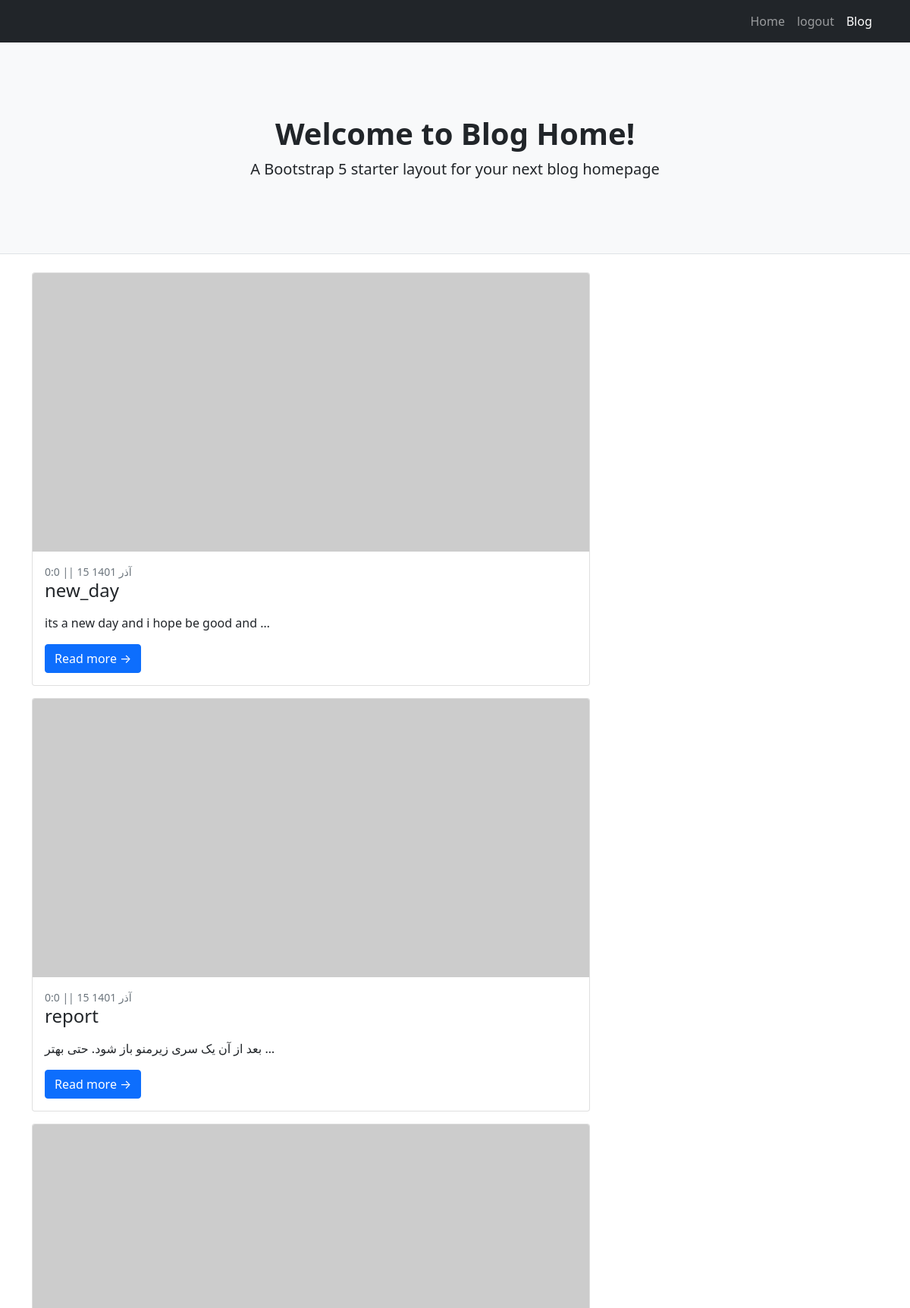
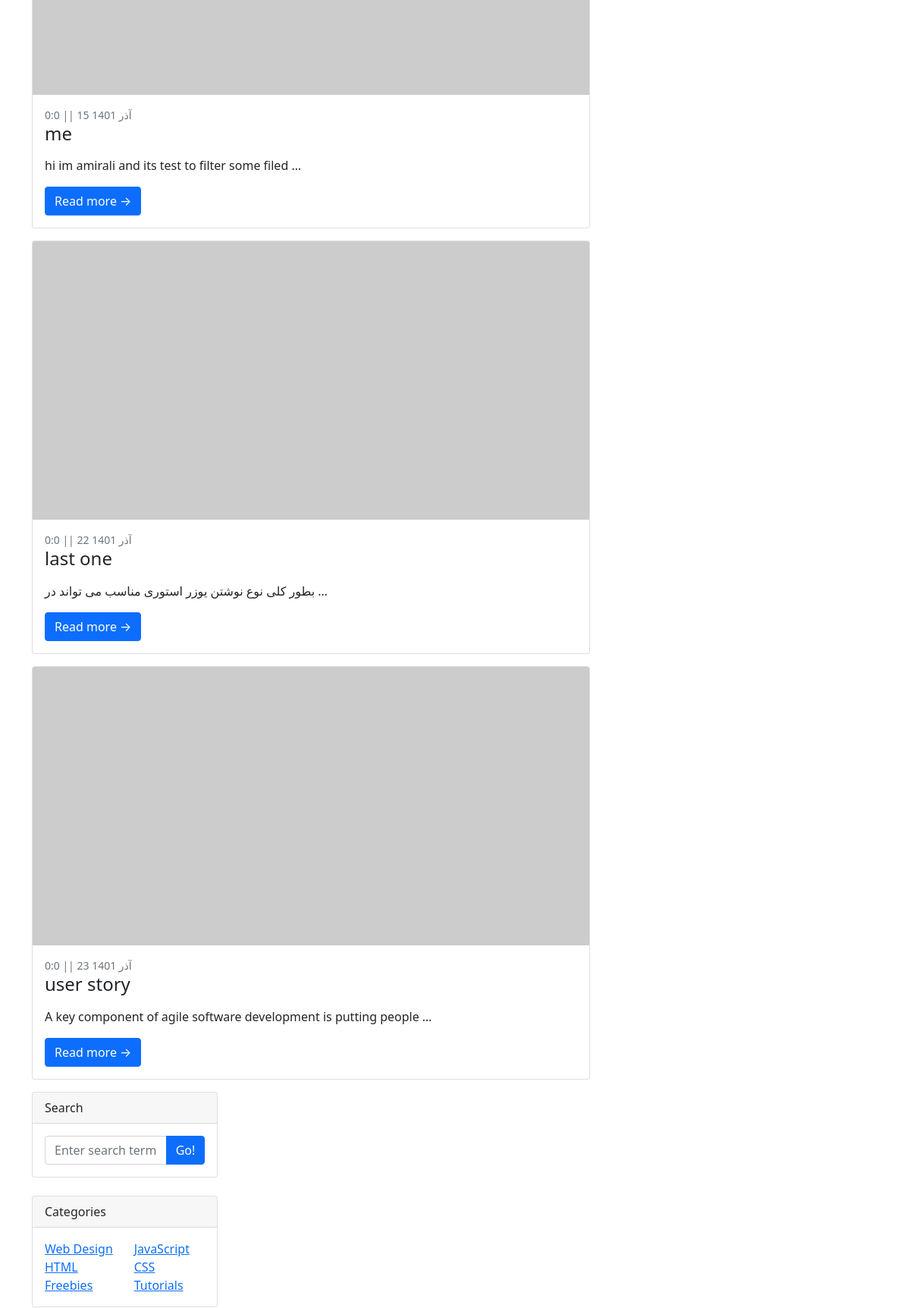
/ (upper part), run on an earlier commit of the app's database (2 pictures, top to bottom).
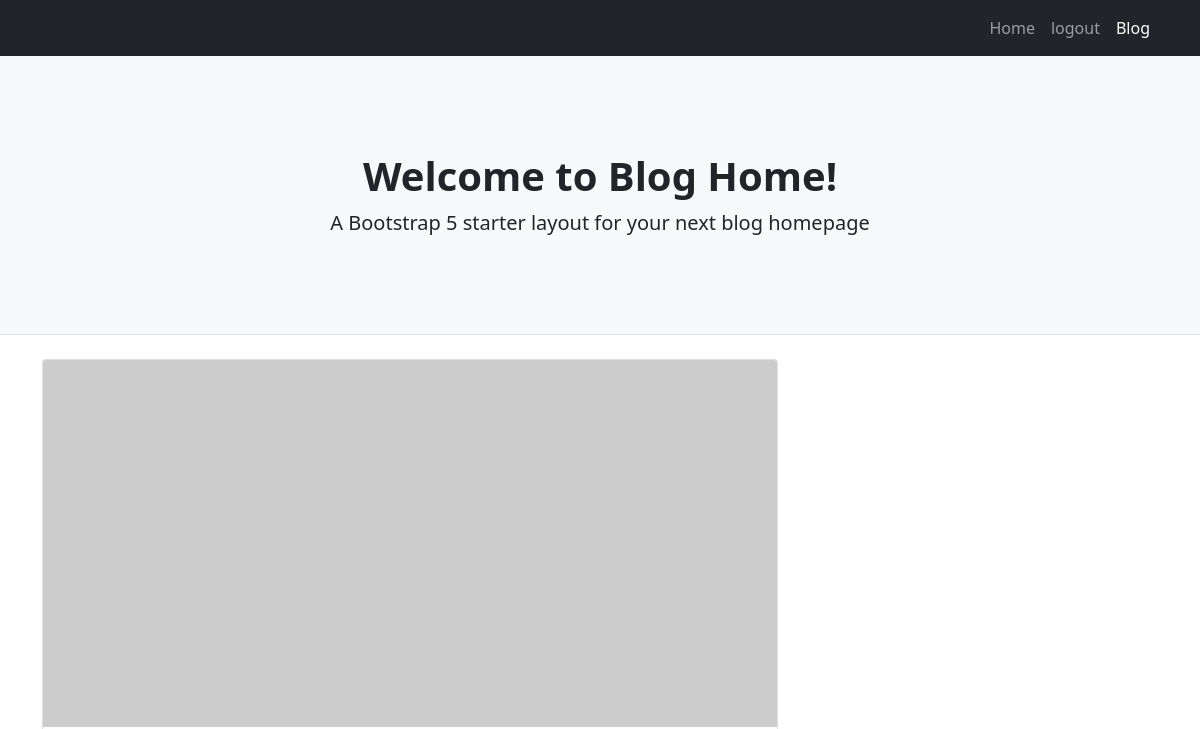
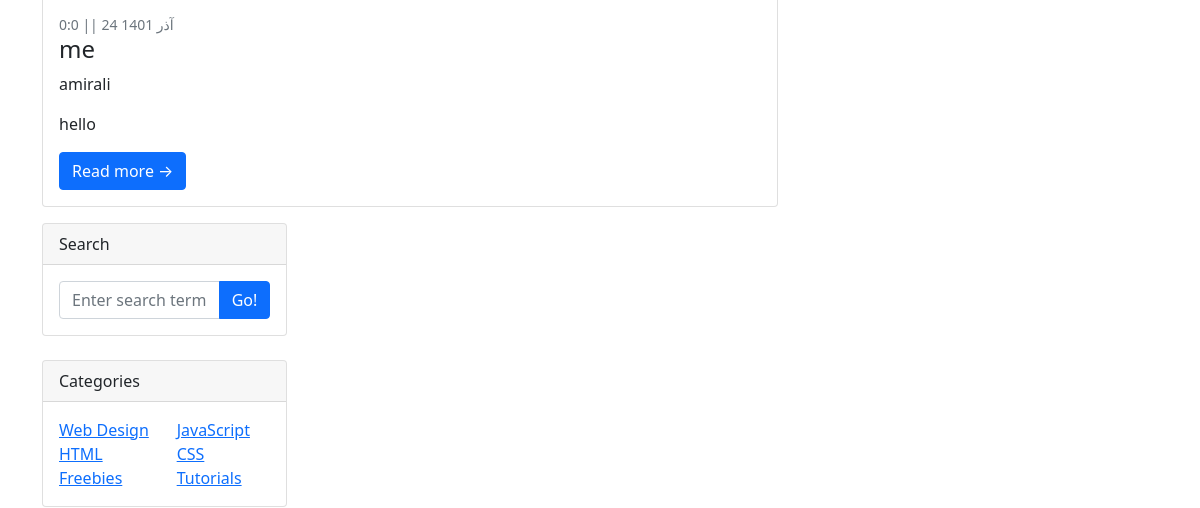
And on a later commit of the database (2 pictures, top to bottom).
### blog/models.py (models this page shows, shortened)
class Article(models.Model):
    STATUS_CHOICES=(
        ('d','draft'),
        ("p",'publish')
    )
    creator = models.ForeignKey(User,on_delete=models.SET_NULL,null=True)
    title = models.CharField(max_length=200)
    slug = models.SlugField(max_length=100,unique=True)
    category = models.ManyToManyField(Category)
    descriptions = models.TextField()
    publish= models.DateTimeField(default=timezone.now)
    created = models.DateTimeField(auto_now_add=True)
    updated = models.DateTimeField(auto_now=True)
    status = models.CharField(max_length=1,choices=STATUS_CHOICES)
    class Meta:
        ordering = ["-publish"]
    def jalali_get_publish(self):
         return jalali_converter(self.publish)
    jalali_get_publish.short_description = "date published"

### blog/views.py (the view)
# urls.py: path('',home,name="home"),
def home(request):
    posts= {
        "posts": Article.objects.filter(status="p").order_by('publish')
    }
    return render(request,"htmls_file/home.html",posts)

### blog/templatetags/base_tag.py (called while the page is built)
@register.inclusion_tag("htmls_file/partial/navbar_tag.html")
def category_navbar():
    return {"category":Category.objects.filter(status = True)}

### extensions/jalali.py (called while the page is built)
    def persian_tuple(self):
        return self.persian_year, self.persian_month, self.persian_day

### extensions/utils.py (called while the page is built)
def jalali_converter(date):
    date_to_str = "{},{},{}".format(date.year,date.month,date.day)
    date_to_tuple = jalali.Gregorian(date_to_str).persian_tuple()
    date_to_list = list(date_to_tuple)
    for index , month in enumerate(ir_month):
        if date_to_list[1] == index+1:
            date_to_list[1]= month
            break
    output = f" ||  {date_to_list[2]} {date_to_list[1]} {date_to_list[0]}"
    output2 = f"    {date.hour}:{date.minute} "
    retu = [output,output2]
    return retu[1] + retu[0]

### blog/templates/htmls_file/home.html (shortened to what this page needs)
{%extends 'htmls_file/base.html'%}
{%block main%}
        <div class="container">
            <div class="row">
                <div class="col-lg-8">
                  {%for post in posts%}
                  <div class="card mb-3">
                      <a href="#!"><img class="card-img-top" src="https://dummyimage.com/700x350/dee2e6/6c757d.jpg" alt="..." /></a>
                      <div class="card-body">
                          <div class="small text-muted">{{post.jalali_get_publish}}</div>
                          <h2 class="card-title h4">{{post.title}}</h2>
                          <p class="card-text">{{post.creator.first_name}}</p>
                          <p class="card-text">{{post.descriptions | truncatewords:10}}</p>
                          <a class="btn btn-primary" href="{%url 'blog:details' post.slug%}">Read more →</a>
                      </div>
                  </div>
                  {%endfor%}
                <div class="col-lg-4">
                    <div class="card mb-4">
                        <div class="card-header">Search</div>
                        <div class="card-body">
                            <div class="input-group">
                                <input class="form-control" type="text" placeholder="Enter search term..." aria-label="Enter search term..." aria-describedby="button-search" />
                                <button class="btn btn-primary" id="button-search" type="button">Go!</button>
                            </div>
                        </div>
                    </div>
                    <div class="card mb-4">
                        <div class="card-header">Categories</div>
                        <div class="card-body">
                            <div class="row">
                                <div class="col-sm-6">
                                    <ul class="list-unstyled mb-0">
                                        <li><a href="#!">Web Design</a></li>
                                        <li><a href="#!">HTML</a></li>
                                        <li><a href="#!">Freebies</a></li>
                                    </ul>
                                </div>
                                <div class="col-sm-6">
                                    <ul class="list-unstyled mb-0">
                                        <li><a href="#!">JavaScript</a></li>
                                        <li><a href="#!">CSS</a></li>
                                        <li><a href="#!">Tutorials</a></li>
                                    </ul>
                                </div>
                            </div>
                        </div>
                    </div>
                </div>
            </div>
        </div>
{%endblock%}

### blog/templates/htmls_file/base.html (shortened to what this page needs)
<!DOCTYPE html>
{% load static %}
{% load base_tag %}
<html lang="en">
    <head>
        <link href="{%static 'css/styles.css'%}" rel="stylesheet" />
    </head>
    <body>
        <nav class="navbar navbar-expand-lg navbar-dark bg-dark">
            <div class="container">
                {% category_navbar %}
            </div>
        </nav>
        <header class="py-5 bg-light border-bottom mb-4">
            <div class="container">
                <div class="text-center my-5">
                    <h1 class="fw-bolder">Welcome to Blog Home!</h1>
                    <p class="lead mb-0">A Bootstrap 5 starter layout for your next blog homepage</p>
                </div>
            </div>
        </header>
        {%block main %}
        {%endblock%}
    </body>
</html>

### blog/templates/htmls_file/partial/navbar_tag.html (shortened to what this page needs)
<div class="collapse navbar-collapse" id="navbarSupportedContent">
    <ul class="navbar-nav ms-auto mb-2 mb-lg-0">
        <li class="nav-item"><a class="nav-link" href="{%url 'blog:home'%}">Home</a></li>
        <li class="nav-item"><a class="nav-link" href="{%url 'account:logout_user' %}">logout</a></li>
        <li class="nav-item"><a class="nav-link active" aria-current="page" href="#">Blog</a></li>
    </ul>
</div>

What changed in the data, as far as the page shows it:
removed Article: jalali_get_publish "0:0 || 15 آذر 1401", title "new_day", descriptions "its a new day and i hope be good and …"
removed Article: jalali_get_publish "0:0 || 15 آذر 1401", title "report", descriptions "بعد از آن یک سری زیر‌منو باز شود. حتی بهتر …"
removed Article: jalali_get_publish "0:0 || 15 آذر 1401", title "me", descriptions "hi im amirali and its test to filter some filed …"
removed Article: jalali_get_publish "0:0 || 22 آذر 1401", title "last one", descriptions "بطور کلی نوع نوشتن یوزر استوری مناسب می تواند در …"
removed Article: jalali_get_publish "0:0 || 23 آذر 1401", title "user story", descriptions "A key component of agile software development is putting people …"
added Article: jalali_get_publish "0:0 || 24 آذر 1401", title "me", creator.first_name "amirali", descriptions "hello"
